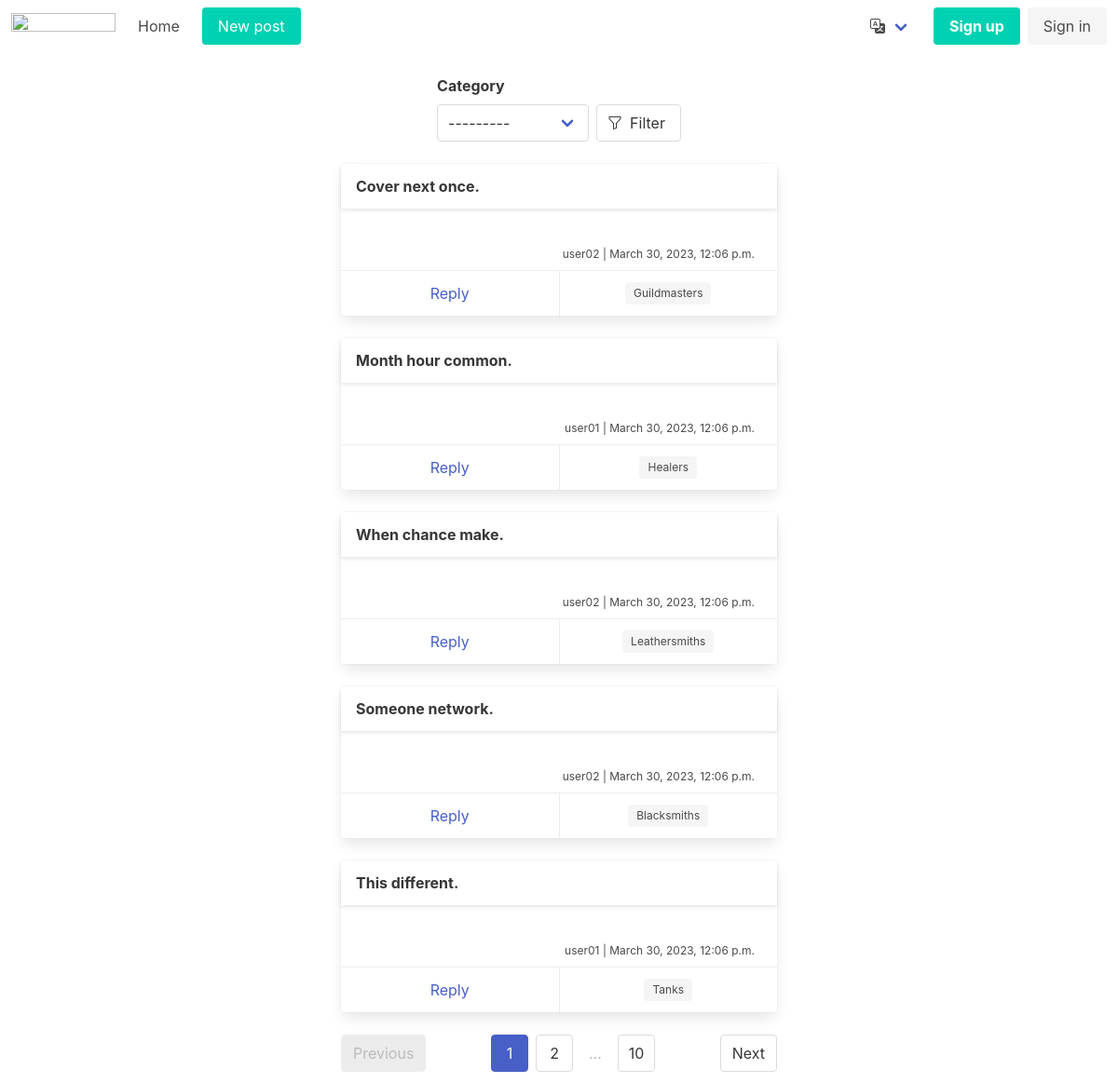
The app's page /, older data.
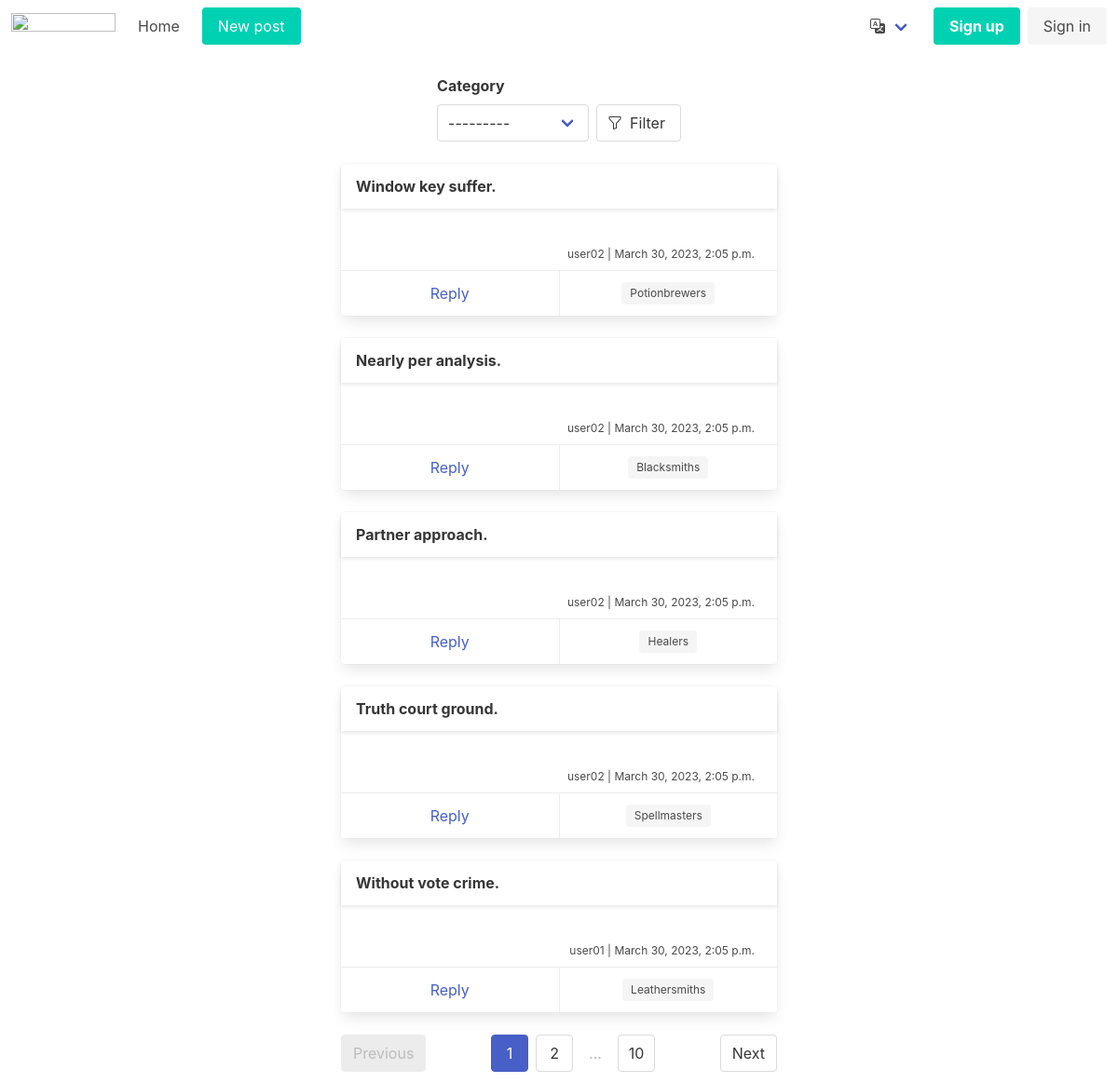
The same page, newer data.
### boardapp/models.py (models this page shows, shortened)
class Post(models.Model):
    author = models.ForeignKey(settings.AUTH_USER_MODEL, on_delete=models.CASCADE, verbose_name=_('Name'))
    title = models.CharField(max_length=255, verbose_name=_('Title'))
    text = tinymce_models.HTMLField(verbose_name=_('Text'))
    category = models.ForeignKey(Category, on_delete=models.RESTRICT, verbose_name=_('Category'))
    date = models.DateTimeField(auto_now_add=True, verbose_name=_('Date'))
    archived = models.BooleanField(default=False)
    class Meta:
        verbose_name = _('Post')
        verbose_name_plural = _('Posts')

class Category(models.Model):
    name = models.CharField(max_length=50, unique=True, verbose_name=_('Name'))
    def __str__(self):
        return f'{self.name}'
    class Meta:
        verbose_name = _('Category')
        verbose_name_plural = _('Сategories')

### users/models.py (models this page shows, shortened)
class User(AbstractUser):
    activated = models.BooleanField(default=False)

### boardapp/views.py (the view)
# urls.py: path('', PostListView.as_view(), name='home'),
class PostListView(FilterView):
    template_name = 'post_list.html'
    filterset_class = PostFilter
    paginate_by = 5
    model = Post
    ordering = ['date']
    def get_queryset(self):
        qs = super().get_queryset()
        qs = qs.filter(archived=False)
        return qs

### boardapp/templatetags/custom_filters.py (called while the page is built)
@register.simple_tag(takes_context=True)
def url_replace(context, **kwargs):
    _dict = context['request'].GET.copy()
    for key, value in kwargs.items():
        _dict[key] = value
    return _dict.urlencode()

### templates/post_list.html (shortened to what this page needs)
{% extends 'base/base.html' %}
{% load i18n %}
{% load custom_filters %}
{% block content %}
{% include 'base/filter.html' %}
<div class="columns is-centered">
  <div class="column is-half">
{% if object_list %}
  {% for post in object_list %}
    <div class="card mb-5">
      <header class="card-header">
        <p class="card-header-title">{{ post.title }}</p>
      </header>
      <div class="card-content pb-2">
        <div class="content">
          <p class="has-text-right is-size-7">{{ post.author }} | {{ post.date }}</p>
        </div>
      </div>
      <footer class="card-footer">
        {% block card-action %}
        {% if post.author == user %}
        <a href="{% url 'replies' %}?post={{ post.pk }}" class="card-footer-item">{% trans "Replies" %}</a>
        {% if not post.archived %}
        <a href="{% url 'post_edit' pk=post.pk %}" class="card-footer-item">{% trans "Edit" %}</a>
        {% else %}
        <p class="card-footer-item">
        <span class="tag">{% trans "Archived" %}</span>
        </p>
        {% endif %}
        <a href="{% url 'post_delete' pk=post.pk %}" class="card-footer-item">{% trans "Delete" %}</a>
        {% else %}
        <a href="{% url 'reply_create' post=post.pk %}" class="card-footer-item">
          {% trans "Reply" context "button" %}</a>
        {% endif %}
        <a href="?{% url_replace category=post.category.pk %}" class="card-footer-item">
          <span class="tag">{{ post.category }}</span>
        </a>
        {% endblock card-action %}
      </footer>
    </div>
  {% endfor %}
{% else %}
  <h2>{% trans "Nothing here!" %}</h2>
{% endif %}
    {% include 'base/paginator.html' %}
  </div>
</div>
{% endblock content %}

### templates/base/base.html (shortened to what this page needs)
<!DOCTYPE html>
<html lang="en">
{% load static %}
<head>
  <link rel="stylesheet" href="https://cdn.jsdelivr.net/npm/bulma@0.9.4/css/bulma.min.css">
  <link rel="stylesheet" href="https://cdn.jsdelivr.net/npm/bootstrap-icons/font/bootstrap-icons.min.css">
</head>
<body>
{% include 'base/navbar.html' %}
{% block body %}
<div class="container">
{% block content %}
{% endblock content %}
</div>
{% endblock body %}
</body>
</html>

### templates/base/navbar.html (shortened to what this page needs)
{% load i18n %}
<nav class="navbar" role="navigation" aria-label="main navigation">
  <div class="navbar-brand">
    <a class="navbar-item" href="https://bulma.io">
      <img src="https://bulma.io/images/bulma-logo.png" width="112" height="28">
    </a>
  </div>
  <div id="navbarBasicExample" class="navbar-menu">
    <div class="navbar-start">
      <a href="{% url 'home' %}" class="navbar-item">
        {% trans "Home" %}
      </a>
      <div class="navbar-item">
          <p class="control">
            <a class="button is-primary" href="{% url 'post_create' %}">
              <span>{% trans "New post" %}</span>
            </a>
          </p>
      </div>
      </div>
    <div class="navbar-end">
      <div class="navbar-item has-dropdown is-hoverable">
        <a class="navbar-link">
          <i class="bi bi-translate"></i>
        </a>
      </div>
      <div class="navbar-item">
        <div class="buttons">
          {% if not user.is_authenticated %}
          <a href="{% url 'signup' %}" class="button is-primary"><strong>{% trans "Sign up" %}</strong></a>
          <a href="{% url 'login' %}" class="button is-light">{% trans "Sign in" %}</a>
          {% else %}
          <a href="{% url 'logout' %}" class="button is-light">{% trans "Sign out" %}</a>
          {% endif %}
        </div>
      </div>
    </div>
  </div>
</nav>

### templates/base/filter.html (shortened to what this page needs)
{% if filter %}
{% load i18n %}
<form class="my-5" action="" method="get">
  <div class="level is-justify-content-center">
    {% for field in filter.form %}
    <div class="column m-0 p-0 level-item is-flex-grow-0 mx-1">
      <label class="label">{{ field.label }}</label>
      <div class="select">{{ field }}</div>
    </div>
    {% endfor %}
    {% translate "Filter" as filter %}
    <div class="is-align-self-flex-end level-item is-flex-grow-0 mx-1">
      <button type="submit" class="button" title="{{ filter }}">
        <span class="icon-text">
          <span class="icon"><i class="bi bi-funnel"></i></span>
          <span>{{ filter }}</span>
        </span>
      </button>
    </div>
  </div>
</form>
{% endif %}

### templates/base/paginator.html (shortened to what this page needs)
{% load i18n %}
{% load custom_filters %}
<nav class="pagination is-centered" role="navigation" aria-label="pagination">
  {% if page_obj.has_previous %}
  <a href="?{% url_replace page=page_obj.previous_page_number %}" class="pagination-previous">
    {% trans "Previous" %}</a>
  {% else %}
  <a class="pagination-previous is-disabled">{% trans "Previous" %}</a>
  {% endif %}
  <ul class="pagination-list">
    <li><a class="pagination-link is-current" aria-current="page">
      {{ page_obj.number }}</a></li>
    {% if page_obj.has_next %}
    <li><a href="?{% url_replace page=page_obj.next_page_number %}" class="pagination-link">
      {{ page_obj.next_page_number }}</a></li>
    <li><span class="pagination-ellipsis">&hellip;</span></li>
    <li><a href="?page={{ page_obj.paginator.num_pages }}" class="pagination-link">
      {{ page_obj.paginator.num_pages }}</a></li>
    {% endif %}
  </ul>
  {% if page_obj.has_next %}
  <a href="?{% url_replace page=page_obj.next_page_number %}" class="pagination-next">{% trans "Next" %}</a>
  {% else %}
  <a class="pagination-next is-disabled">{% trans "Next" %}</a>
  {% endif %}
</nav>

Row changes from the older to the newer data that the page shows:
removed Post: title "Month hour common.", author "user01", date "March 30, 2023, 12:06 p.m.", category "Healers"
changed Post: title "Cover next once." → "Window key suffer."; date "March 30, 2023, 12:06 p.m." → "March 30, 2023, 2:05 p.m."; category "Guildmasters" → "Potionbrewers"
added Post: title "Nearly per analysis.", author "user02", date "March 30, 2023, 2:05 p.m.", category "Blacksmiths"
changed Post: title "When chance make." → "Partner approach."; date "March 30, 2023, 12:06 p.m." → "March 30, 2023, 2:05 p.m."; category "Leathersmiths" → "Healers"
changed Post: title "Someone network." → "Truth court ground."; date "March 30, 2023, 12:06 p.m." → "March 30, 2023, 2:05 p.m."; category "Blacksmiths" → "Spellmasters"
changed Post "user01": title "This different." → "Without vote crime."; date "March 30, 2023, 12:06 p.m." → "March 30, 2023, 2:05 p.m."; category "Tanks" → "Leathersmiths"
